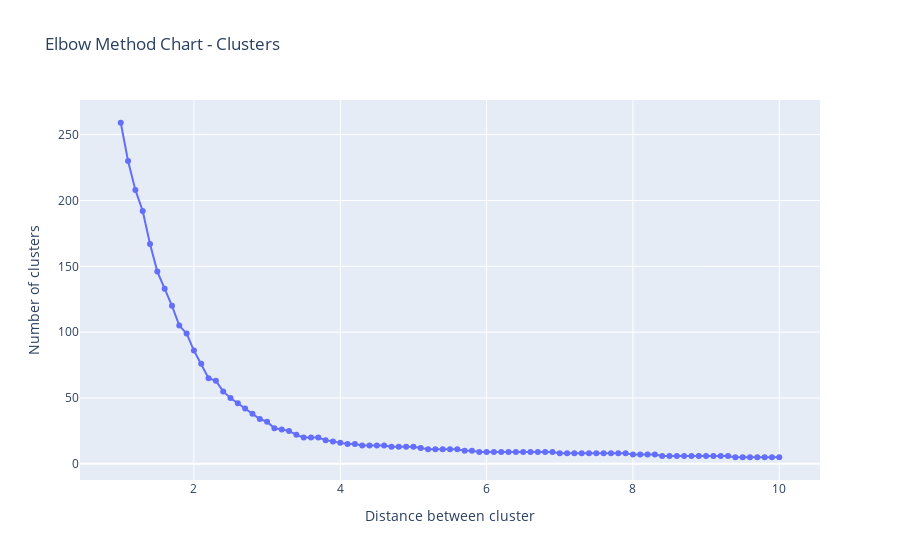

The cell this chart's notebook holds for it:
### Code cell
from scipy.cluster.hierarchy import linkage, fcluster, dendrogram
import matplotlib.pyplot as plt
import numpy as np
import plotly.graph_objects as go

# dist_matrix is long form distance matrix
# notice this is the intracluster SSE
def intracluster_sse(df: pd.DataFrame) -> float:
    avg = df.mean(axis = 1)
    sse = (df.T - avg).pow(2).sum().sum()
    return (sse)

linkage_matrix = linkage(pivot_combined.T, 'ward')
t_values = np.arange(1, 10.1, 0.1)
avg_sse = []
clusters = []
for t in t_values:
    res = fcluster(linkage_matrix, criterion = "distance", t = t)
    df = pd.DataFrame(res, index = pivot_combined.columns).reset_index()
    grouped_data = df.groupby(0)['catalog_id'].apply(list).reset_index()
    sse_list = []
    clusters.append(len(grouped_data))
    for catalog in grouped_data["catalog_id"]:
        sse_list.append(intracluster_sse(pivot_combined[catalog]))
    avg_sse.append(sum(sse_list))

fig = go.Figure()
fig.add_trace(go.Scatter(x=t_values, y=clusters, mode='lines+markers'))
fig.update_xaxes(title_text="Distance between cluster")
fig.update_yaxes(title_text="Number of clusters")
fig.update_layout(title="Elbow Method Chart - Clusters")

### Figure 1 — Plotly figure (JSON) as saved in the notebook; plotly's stock layout.template omitted (floating-point values rounded to 4 significant figures)
{"data": [{"mode": "lines+markers", "type": "scatter", "x": [1, 1.1, 1.2, 1.3, 1.4, 1.5, 1.6, 1.7, 1.8, 1.9, 2.0, 2.1, 2.2, 2.3, 2.4, 2.5, 2.6, 2.7, 2.8, 2.9, 3.0, 3.1, 3.2, 3.3, 3.4, 3.5, 3.6, 3.7, 3.8, 3.9, 4.0, 4.1, 4.2, 4.3, 4.4, 4.5, 4.6, 4.7, 4.8, 4.9, 5.0, 5.1, 5.2, 5.3, 5.4, 5.5, 5.6, 5.7, 5.8, 5.9, 6.0, 6.1, 6.2, 6.3, 6.4, 6.5, 6.6, 6.7, 6.8, 6.9, 7.0, 7.1, 7.2, 7.3, 7.4, 7.5, 7.6, 7.7, 7.8, 7.9, 8.0, 8.1, 8.2, 8.3, 8.4, 8.5, 8.6, 8.7, 8.8, 8.9, 9.0, 9.1, 9.2, 9.3, 9.4, 9.5, 9.6, 9.7, 9.8, 9.9, 10.0], "y": [259, 230, 208, 192, 167, 146, 133, 120, 105, 99, 86, 76, 65, 63, 55, 50, 46, 42, 38, 34, 32, 27, 26, 25, 22, 20, 20, 20, 18, 17, 16, 15, 15, 14, 14, 14, 14, 13, 13, 13, 13, 12, 11, 11, 11, 11, 11, 10, 10, 9, 9, 9, 9, 9, 9, 9, 9, 9, 9, 9, 8, 8, 8, 8, 8, 8, 8, 8, 8, 8, 7, 7, 7, 7, 6, 6, 6, 6, 6, 6, 6, 6, 6, 6, 5, 5, 5, 5, 5, 5, 5]}], "layout": {"title": {"text": "Elbow Method Chart - Clusters"}, "xaxis": {"title": {"text": "Distance between cluster"}}, "yaxis": {"title": {"text": "Number of clusters"}}}}
